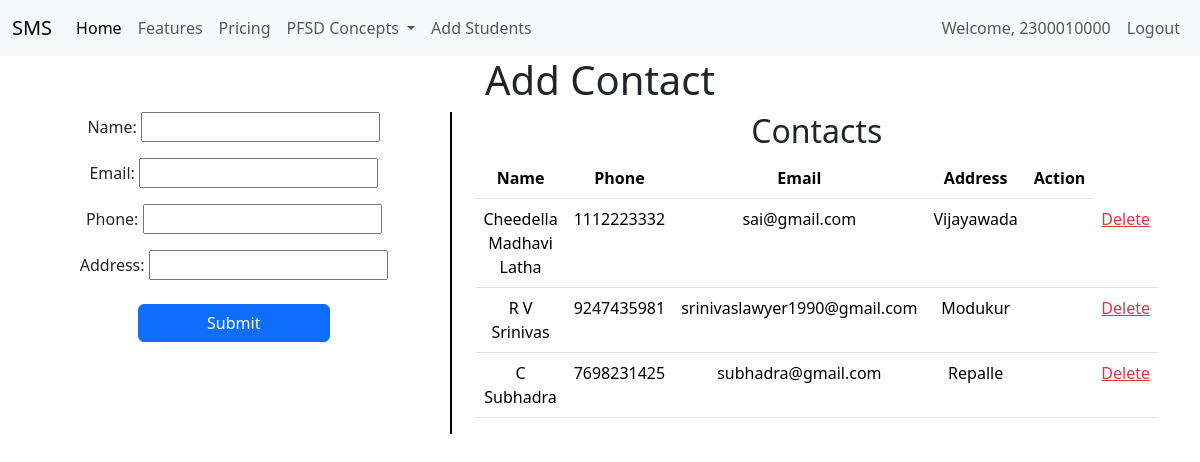
The app's page /add_contact/ (signed in) with its own data.
### adminapp/models.py (models this page shows, shortened)
class Contact(models.Model):
    name= models.CharField(max_length=200)
    email = models.EmailField(max_length=40, blank=False, null=False)
    phone=models.CharField(max_length=10)
    address=models.CharField(max_length=150)
    user = models.ForeignKey(User, on_delete=models.CASCADE, null=True)  # Allow null temporarily

### adminapp/views.py (the view)
# urls.py: path('add_contact/',views.add_contact,name='add_contact'),
@login_required  # Ensure the user is logged in
def add_contact(request):
    if request.method == 'POST':
        form = ContactForm(request.POST)
        if form.is_valid():
            contact_instance = form.save(commit=False)
            contact_instance.user = request.user  # Associate contact with the logged-in user
            contact_instance.save()
            subject = 'New Contact Added'
            all_contacts = Contact.objects.filter(user=request.user)
            contacts_list = "\n".join(
                [f'Name: {contact.name}, Email: {contact.email}, Phone: {contact.phone}, Address: {contact.address}' for
                 contact in all_contacts]
            )
            message = f'Hello {request.user.username},\n\nYou have added a new contact:\n\n' \
                      f'Name: {contact_instance.name}\n' \
                      f'Email: {contact_instance.email}\n' \
                      f'Phone: {contact_instance.phone}\n' \
                      f'Address: {contact_instance.address}\n\n' \
                      f'Here are all your contacts:\n{contacts_list}\n\n' \
                      f'Thank you!'
            from_email = 'saisreerachapudi@gmail.com'  # Replace with your email
            recipient_list = [request.user.email]
            send_mail(subject, message, from_email, recipient_list)
            return redirect('add_contact')  # Redirect to the same page or another page
    else:
        form = ContactForm()
    contacts = Contact.objects.filter(user=request.user)  # Only show the logged-in user's contacts
    return render(request, 'adminapp/contact.html', {'form': form, 'contacts': contacts})

### adminapp/forms.py
class ContactForm(forms.ModelForm):
    class Meta:
        model = Contact
        fields = ['name','email','phone','address']

### templates/adminapp/contact.html (shortened to what this page needs)
{% extends 'Navbar/ProjectNavBar.html' %}
{% load static %}
{% block body %}
<main class="container text-center">
    <header>
        <h1>Add Contact</h1>
    </header>
    <div class="row">
        <div class="col">
            <form method="post" action="{% url 'add_contact' %}">{% csrf_token %}
                {{ form.as_p }}
                <div class="d-grid gap-2 col-6 mx-auto mt-4">
                    <button class="btn btn-primary" type="submit">Submit</button>
                </div>
            </form>
        </div>
        <div class="col-auto d-flex align-items-center">
            <div style="border-left: 2px solid black; height: 100%;"></div>
        </div>
        <div class="col">
            <h2>Contacts</h2>
            <table class="table">
                <thead>
                    <tr>
                        <th>Name</th>
                        <th>Phone</th>
                        <th>Email</th>
                        <th>Address</th>
                        <th>Action</th>
                    </tr>
                </thead>
                <tbody>
                    {% for contact in contacts %}
                        <tr>
                            <td>{{ contact.name }}</td>
                            <td>{{ contact.phone }}</td>
                            <td>{{ contact.email }}</td>
                            <td>{{ contact.address }}</td>
                            <td><td><a href="{% url 'delete_contact' contact.pk %}" class="text-danger">Delete</a></td>
</td>
                        </tr>
                    {% empty %}
                        <tr>
                            <td colspan="5">No contacts available.</td>
                        </tr>
                    {% endfor %}
                </tbody>
            </table>
        </div>
    </div>
</main>
{% endblock %}

### templates/navbar/ProjectNavBar.html (shortened to what this page needs)
<!DOCTYPE html>
<html lang="en">
<head>
    <link href="https://cdn.jsdelivr.net/npm/bootstrap@5.3.3/dist/css/bootstrap.min.css" rel="stylesheet">
</head>
<body>
<nav class="navbar navbar-expand-lg navbar-light bg-light">
  <div class="container-fluid">
    <a class="navbar-brand" href=" {% url 'projecthomepage' %} ">SMS</a>
    <div class="collapse navbar-collapse" id="navbarNavDropdown">
      <ul class="navbar-nav">
        <li class="nav-item">
          <a class="nav-link active" aria-current="page" href="#">Home</a>
        </li>
        <li class="nav-item">
          <a class="nav-link" href="#">Features</a>
        </li>
        <li class="nav-item">
          <a class="nav-link" href="#">Pricing</a>
        </li>
        <li class="nav-item dropdown">
          <a class="nav-link dropdown-toggle" href="#" id="navbarDropdownMenuLink" role="button" data-bs-toggle="dropdown" aria-expanded="false">
            PFSD Concepts
          </a>
        </li>
          <li class="nav-item">
          <a class="nav-link" href="{% url 'add_student' %}">Add Students</a>
        </li>
      </ul>
    </div>
  <ul  class="navbar-nav ms-auto">
<li>
        {% if user.is_authenticated %}
        <li class="nav-item">
        <span class="nav-link">Welcome, {{ user.username }}</span>
    </li>
          <li class="nav-item">
          <a class="nav-link" href="{% url 'logout' %}">Logout</a>
          </li>
        {% endif %}
 </li>
      </ul>
  </div>
</nav>
{% block body %}
{% endblock %}
</body>
</html>

### records on screen
Contact: name "Cheedella Madhavi Latha", phone "1112223332", email "sai@gmail.com", address "Vijayawada"
Contact: name "R V Srinivas", phone "9247435981", email "srinivaslawyer1990@gmail.com", address "Modukur"
Contact: name "C Subhadra", phone "7698231425", email "subhadra@gmail.com", address "Repalle"

### other values on screen
{{ user.username }} "2300010000"
